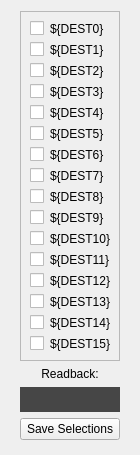
<?xml version="1.0" encoding="UTF-8"?>
<ui version="4.0">
 <class>Form</class>
 <widget class="QWidget" name="Form">
  <property name="geometry">
   <rect>
    <x>0</x>
    <y>0</y>
    <width>140</width>
    <height>455</height>
   </rect>
  </property>
  <property name="windowTitle">
   <string>Form</string>
  </property>
  <layout class="QGridLayout" name="gridLayout">
   <item row="3" column="1">
    <widget class="QPushButton" name="save_btn">
     <property name="text">
      <string>Save Selections</string>
     </property>
    </widget>
   </item>
   <item row="0" column="1">
    <widget class="QFrame" name="frame">
     <property name="frameShape">
      <enum>QFrame::StyledPanel</enum>
     </property>
     <property name="frameShadow">
      <enum>QFrame::Raised</enum>
     </property>
     <layout class="QGridLayout" name="gridLayout_2">
      <item row="1" column="0">
       <widget class="PyDMCheckbox" name="checkbox_bitpos1">
        <property name="toolTip">
         <string/>
        </property>
       </widget>
      </item>
      <item row="11" column="1">
       <widget class="PyDMLabel" name="dest8">
        <property name="toolTip">
         <string/>
        </property>
        <property name="text">
         <string>${DEST8}</string>
        </property>
       </widget>
      </item>
      <item row="12" column="0">
       <widget class="PyDMCheckbox" name="checkbox_bitpos9">
        <property name="toolTip">
         <string/>
        </property>
       </widget>
      </item>
      <item row="3" column="0">
       <widget class="PyDMCheckbox" name="checkbox_bitpos3">
        <property name="toolTip">
         <string/>
        </property>
       </widget>
      </item>
      <item row="6" column="0">
       <widget class="PyDMCheckbox" name="checkbox_bitpos5">
        <property name="toolTip">
         <string/>
        </property>
       </widget>
      </item>
      <item row="8" column="0">
       <widget class="PyDMCheckbox" name="checkbox_bitpos6">
        <property name="toolTip">
         <string/>
        </property>
       </widget>
      </item>
      <item row="3" column="1">
       <widget class="PyDMLabel" name="dest3">
        <property name="toolTip">
         <string/>
        </property>
        <property name="text">
         <string>${DEST3}</string>
        </property>
       </widget>
      </item>
      <item row="18" column="0">
       <widget class="PyDMCheckbox" name="checkbox_bitpos15">
        <property name="toolTip">
         <string/>
        </property>
       </widget>
      </item>
      <item row="15" column="0">
       <widget class="PyDMCheckbox" name="checkbox_bitpos12">
        <property name="toolTip">
         <string/>
        </property>
       </widget>
      </item>
      <item row="6" column="1">
       <widget class="PyDMLabel" name="dest5">
        <property name="toolTip">
         <string/>
        </property>
        <property name="text">
         <string>${DEST5}</string>
        </property>
       </widget>
      </item>
      <item row="11" column="0">
       <widget class="PyDMCheckbox" name="checkbox_bitpos8">
        <property name="toolTip">
         <string/>
        </property>
       </widget>
      </item>
      <item row="8" column="1">
       <widget class="PyDMLabel" name="dest6">
        <property name="toolTip">
         <string/>
        </property>
        <property name="text">
         <string>${DEST6}</string>
        </property>
       </widget>
      </item>
      <item row="17" column="0">
       <widget class="PyDMCheckbox" name="checkbox_bitpos14">
        <property name="toolTip">
         <string/>
        </property>
       </widget>
      </item>
      <item row="13" column="0">
       <widget class="PyDMCheckbox" name="checkbox_bitpos10">
        <property name="toolTip">
         <string/>
        </property>
       </widget>
      </item>
      <item row="9" column="1">
       <widget class="PyDMLabel" name="dest7">
        <property name="toolTip">
         <string/>
        </property>
        <property name="text">
         <string>${DEST7}</string>
        </property>
       </widget>
      </item>
      <item row="4" column="0">
       <widget class="PyDMCheckbox" name="checkbox_bitpos4">
        <property name="toolTip">
         <string/>
        </property>
       </widget>
      </item>
      <item row="17" column="1">
       <widget class="PyDMLabel" name="dest14">
        <property name="toolTip">
         <string/>
        </property>
        <property name="text">
         <string>${DEST14}</string>
        </property>
       </widget>
      </item>
      <item row="14" column="0">
       <widget class="PyDMCheckbox" name="checkbox_bitpos11">
        <property name="toolTip">
         <string/>
        </property>
       </widget>
      </item>
      <item row="4" column="1">
       <widget class="PyDMLabel" name="dest4">
        <property name="toolTip">
         <string/>
        </property>
        <property name="text">
         <string>${DEST4}</string>
        </property>
       </widget>
      </item>
      <item row="2" column="1">
       <widget class="PyDMLabel" name="dest2">
        <property name="toolTip">
         <string/>
        </property>
        <property name="text">
         <string>${DEST2}</string>
        </property>
       </widget>
      </item>
      <item row="16" column="1">
       <widget class="PyDMLabel" name="dest13">
        <property name="toolTip">
         <string/>
        </property>
        <property name="text">
         <string>${DEST13}</string>
        </property>
       </widget>
      </item>
      <item row="14" column="1">
       <widget class="PyDMLabel" name="dest11">
        <property name="toolTip">
         <string/>
        </property>
        <property name="text">
         <string>${DEST11}</string>
        </property>
       </widget>
      </item>
      <item row="0" column="1">
       <widget class="PyDMLabel" name="dest0">
        <property name="toolTip">
         <string/>
        </property>
        <property name="text">
         <string>${DEST0}</string>
        </property>
       </widget>
      </item>
      <item row="9" column="0">
       <widget class="PyDMCheckbox" name="checkbox_bitpos7">
        <property name="toolTip">
         <string/>
        </property>
       </widget>
      </item>
      <item row="12" column="1">
       <widget class="PyDMLabel" name="dest9">
        <property name="toolTip">
         <string/>
        </property>
        <property name="text">
         <string>${DEST9}</string>
        </property>
       </widget>
      </item>
      <item row="18" column="1">
       <widget class="PyDMLabel" name="dest15">
        <property name="toolTip">
         <string/>
        </property>
        <property name="text">
         <string>${DEST15}</string>
        </property>
       </widget>
      </item>
      <item row="13" column="1">
       <widget class="PyDMLabel" name="dest10">
        <property name="toolTip">
         <string/>
        </property>
        <property name="text">
         <string>${DEST10}</string>
        </property>
       </widget>
      </item>
      <item row="1" column="1">
       <widget class="PyDMLabel" name="dest1">
        <property name="toolTip">
         <string/>
        </property>
        <property name="text">
         <string>${DEST1}</string>
        </property>
       </widget>
      </item>
      <item row="0" column="0">
       <widget class="PyDMCheckbox" name="checkbox_bitpos0">
        <property name="toolTip">
         <string/>
        </property>
       </widget>
      </item>
      <item row="15" column="1">
       <widget class="PyDMLabel" name="dest12">
        <property name="toolTip">
         <string/>
        </property>
        <property name="text">
         <string>${DEST12}</string>
        </property>
       </widget>
      </item>
      <item row="16" column="0">
       <widget class="PyDMCheckbox" name="checkbox_bitpos13">
        <property name="toolTip">
         <string/>
        </property>
       </widget>
      </item>
      <item row="2" column="0">
       <widget class="PyDMCheckbox" name="checkbox_bitpos2">
        <property name="toolTip">
         <string/>
        </property>
       </widget>
      </item>
     </layout>
    </widget>
   </item>
   <item row="0" column="2">
    <spacer name="horizontalSpacer">
     <property name="orientation">
      <enum>Qt::Horizontal</enum>
     </property>
     <property name="sizeHint" stdset="0">
      <size>
       <width>40</width>
       <height>20</height>
      </size>
     </property>
    </spacer>
   </item>
   <item row="1" column="1">
    <widget class="PyDMLabel" name="PyDMLabel">
     <property name="toolTip">
      <string/>
     </property>
     <property name="text">
      <string>Readback:</string>
     </property>
     <property name="alignment">
      <set>Qt::AlignCenter</set>
     </property>
    </widget>
   </item>
   <item row="2" column="1">
    <widget class="PyDMLabel" name="PyDMLabel_2">
     <property name="minimumSize">
      <size>
       <width>0</width>
       <height>25</height>
      </size>
     </property>
     <property name="toolTip">
      <string/>
     </property>
     <property name="styleSheet">
      <string notr="true">color: rgb(12, 255, 68);
background-color: rgb(70, 70, 70);</string>
     </property>
     <property name="alignment">
      <set>Qt::AlignCenter</set>
     </property>
     <property name="channel" stdset="0">
      <string>ca://${MPS_PREFIX}:BEAM_DEST_MASK_RBV</string>
     </property>
    </widget>
   </item>
   <item row="4" column="1">
    <spacer name="verticalSpacer">
     <property name="orientation">
      <enum>Qt::Vertical</enum>
     </property>
     <property name="sizeHint" stdset="0">
      <size>
       <width>20</width>
       <height>40</height>
      </size>
     </property>
    </spacer>
   </item>
   <item row="0" column="0">
    <spacer name="horizontalSpacer_2">
     <property name="orientation">
      <enum>Qt::Horizontal</enum>
     </property>
     <property name="sizeHint" stdset="0">
      <size>
       <width>40</width>
       <height>20</height>
      </size>
     </property>
    </spacer>
   </item>
  </layout>
 </widget>
 <customwidgets>
  <customwidget>
   <class>PyDMLabel</class>
   <extends>QLabel</extends>
   <header>pydm.widgets.label</header>
  </customwidget>
  <customwidget>
   <class>PyDMCheckbox</class>
   <extends>QCheckBox</extends>
   <header>pydm.widgets.checkbox</header>
  </customwidget>
 </customwidgets>
 <resources/>
 <connections/>
</ui>
